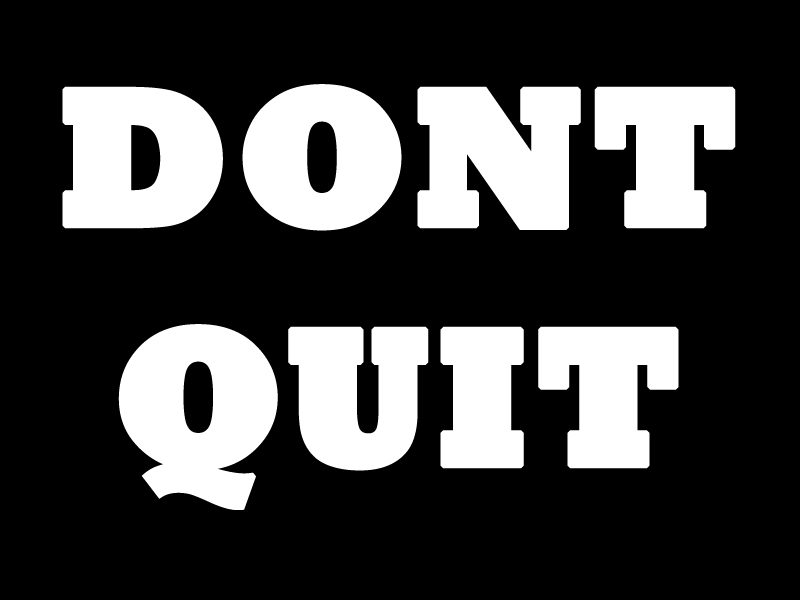
#> input picture E2/Images/d1.jpg, 800 x 600 px
$ python doit.py
#> lines starting #> are read from the running program, lines starting #| are printed output that depends on the picture
import cv2

img1 = cv2.imread('Images/d1.jpg',0)
#> img1 is the input picture: shape (600, 800); min 0, max 255, mean 67.1
img2 = cv2.imread('Images/d2.jpg',0)
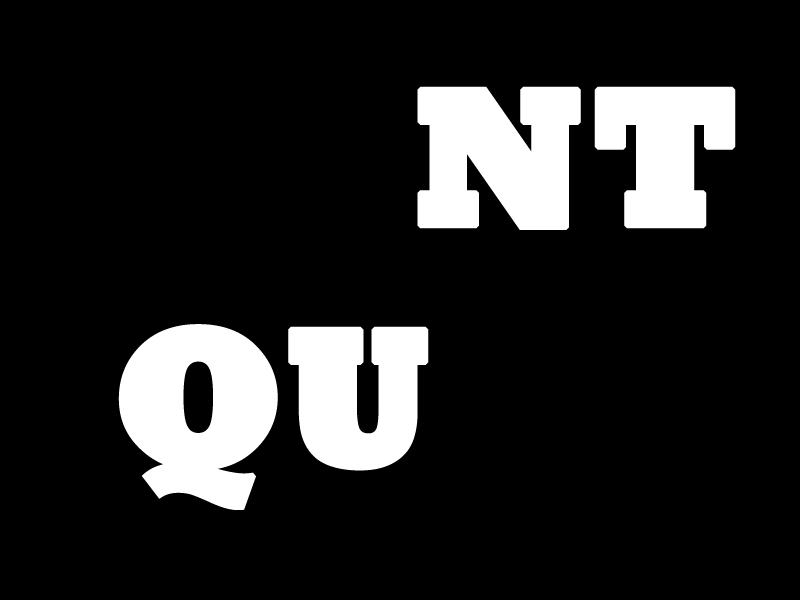
#> input picture E2/Images/d2.jpg, 800 x 600 px
#> img2 is the input picture: shape (600, 800); min 0, max 255, mean 35.8

result = img1 - img2
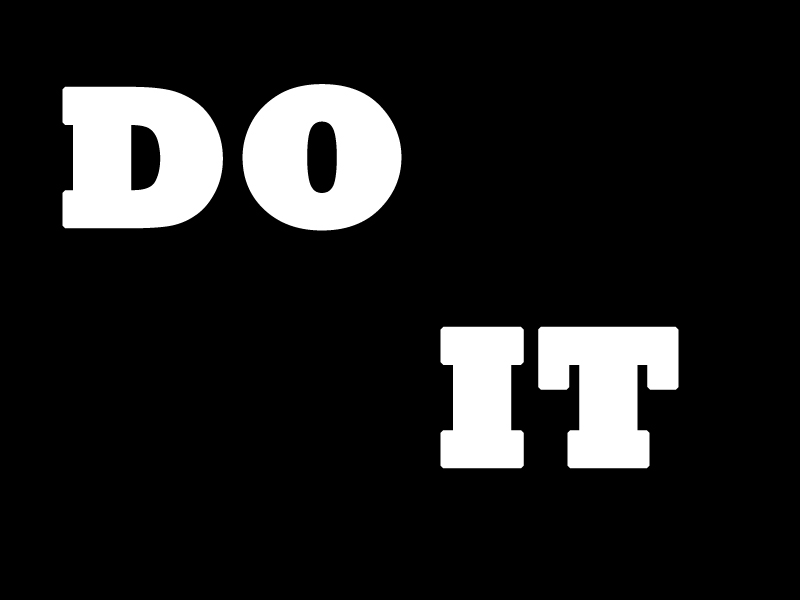
#> result: shape (600, 800); min 0, max 255, mean 31.3

cv2.imshow('t',result)
cv2.waitKey()
